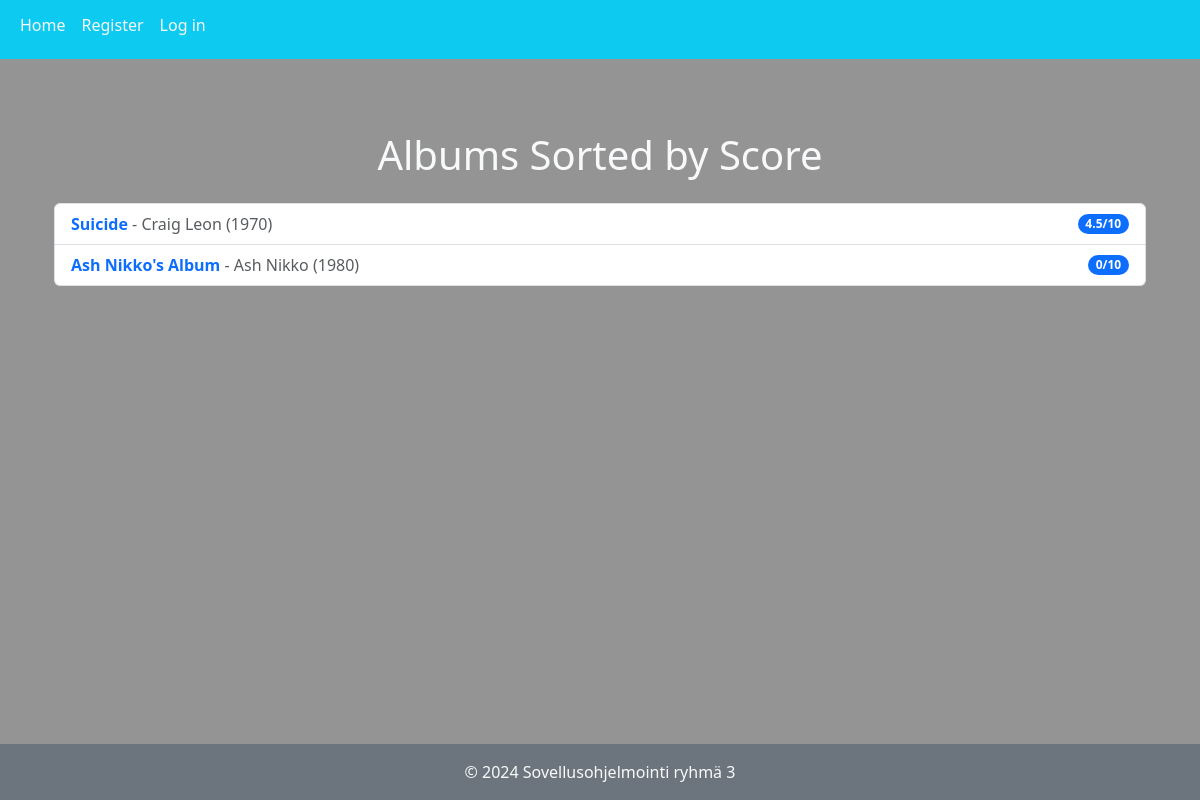
The page /albums/ on the database its author committed.
### music_app/models.py (models this page shows, shortened)
class Album(models.Model):
    name = models.CharField(max_length=300)
    release_year = models.IntegerField(default=1900,
                    validators=[
                        MaxValueValidator(datetime.datetime.now().year),
                        MinValueValidator(1900)])
    date_added = models.DateField(auto_now_add=True)
    artist = models.ForeignKey(Artist, on_delete=models.CASCADE)
    def get_avg_score(self):
        reviews = Review.objects.filter(
            content_type= ContentType.objects.get_for_model(self),
            object_id=self.id)
        if len(reviews) == 0:
            return 0
        else:
            combined_sum = 0
            for review in reviews:
                combined_sum += review.rating
            return combined_sum / len(reviews)

class Artist(models.Model):
    name = models.CharField(max_length=100)

class Review(models.Model):
    content_type = models.ForeignKey(ContentType, on_delete=models.CASCADE) # Song or album?
    object_id = models.PositiveIntegerField() # ID of song or album
    target_object = GenericForeignKey('content_type', 'object_id')
    content = models.TextField()
    rating = models.IntegerField(default=0,
                                validators=[
                                    MaxValueValidator(10),
                                    MinValueValidator(0),
                                ])
    date_created = models.DateField(auto_now_add=True)
    is_public = models.BooleanField(default=False) # Public means other users can see this review
    creator = models.ForeignKey(User, on_delete=models.CASCADE)

### music_app/views.py (the view)
# urls.py: path('albums/', views.album_list, name='album_list'),
def album_list(request):
    albums = sort_by_score(Album.objects.all())
    return render(request, 'music_app/albums.html', {'albums': albums})

### music_app/views.py (called while the page is built)
def sort_by_score(things:QuerySet):
    result = list(things)
    for thing in result:
        for other_thing in result:
            if other_thing != thing:
                if thing.get_avg_score() > other_thing.get_avg_score():
                    original_idx = result.index(thing)
                    other_idx = result.index(other_thing)
                    result.insert(other_idx, result.pop(original_idx))
                    break
                elif thing.get_avg_score() == other_thing.get_avg_score():
                    if thing.name < other_thing.name:
                        original_idx = result.index(thing)
                        other_idx = result.index(other_thing)
                        result.insert(other_idx, result.pop(original_idx))
                        break
    return result

### music_app/templates/music_app/albums.html (shortened to what this page needs)
{% extends "music_app/base.html" %}
{% block content %}
<div class="container my-5 ">
    <h1 class="text-center mb-4 text-light">Albums Sorted by Score</h1>
    <ul class="list-group">
        {% for album in albums %}
        <li class="list-group-item d-flex justify-content-between align-items-center">
            <a href="{% url 'music_app:track_list' album_id=album.id %}" class="text-decoration-none">
                <strong>{{ album.name }}</strong>
                <span class="text-muted">- {{ album.artist.name }} ({{ album.release_year }})</span>
            </a>
            <span class="badge bg-primary rounded-pill">{{ album.get_avg_score }}/10</span>
        </li>
        {% endfor %}
    </ul>
</div>
{% endblock %}

### music_app/templates/music_app/base.html (style rules this page uses)
body { display: flex; flex-direction: column; min-height: 100vh; margin: 0; background-color: #949494 ; }

### rows shown on the page
Album: name "Suicide", artist.name "Craig Leon", release_year "1970", get_avg_score "4.5"
Album: name "Ash Nikko's Album", artist.name "Ash Nikko", release_year "1980", get_avg_score "0"
